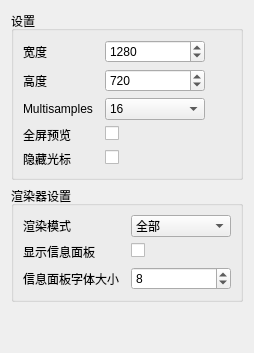
      <widget class="QWidget" name="tabWindow">
       <attribute name="title">
        <string>窗口</string>
       </attribute>
       <layout class="QVBoxLayout" name="verticalLayout_4">
        <item>
         <widget class="QGroupBox" name="groupBox_9">
          <property name="sizePolicy">
           <sizepolicy hsizetype="Preferred" vsizetype="Maximum">
            <horstretch>0</horstretch>
            <verstretch>0</verstretch>
           </sizepolicy>
          </property>
          <property name="title">
           <string>设置</string>
          </property>
          <layout class="QFormLayout" name="formLayout_8">
           <property name="fieldGrowthPolicy">
            <enum>QFormLayout::AllNonFixedFieldsGrow</enum>
           </property>
           <property name="labelAlignment">
            <set>Qt::AlignLeading|Qt::AlignLeft|Qt::AlignVCenter</set>
           </property>
           <property name="formAlignment">
            <set>Qt::AlignLeading|Qt::AlignLeft|Qt::AlignTop</set>
           </property>
           <property name="horizontalSpacing">
            <number>12</number>
           </property>
           <item row="0" column="0">
            <widget class="QLabel" name="label_6">
             <property name="sizePolicy">
              <sizepolicy hsizetype="Preferred" vsizetype="Preferred">
               <horstretch>0</horstretch>
               <verstretch>0</verstretch>
              </sizepolicy>
             </property>
             <property name="minimumSize">
              <size>
               <width>0</width>
               <height>0</height>
              </size>
             </property>
             <property name="maximumSize">
              <size>
               <width>16777215</width>
               <height>16777215</height>
              </size>
             </property>
             <property name="text">
              <string>宽度</string>
             </property>
            </widget>
           </item>
           <item row="0" column="1">
            <widget class="QSpinBox" name="spinBoxWindowWidth">
             <property name="sizePolicy">
              <sizepolicy hsizetype="Preferred" vsizetype="Fixed">
               <horstretch>0</horstretch>
               <verstretch>0</verstretch>
              </sizepolicy>
             </property>
             <property name="minimumSize">
              <size>
               <width>100</width>
               <height>0</height>
              </size>
             </property>
             <property name="maximumSize">
              <size>
               <width>100</width>
               <height>16777215</height>
              </size>
             </property>
             <property name="toolTip">
              <string>视频宽度</string>
             </property>
             <property name="minimum">
              <number>1</number>
             </property>
             <property name="maximum">
              <number>99999</number>
             </property>
             <property name="singleStep">
              <number>10</number>
             </property>
             <property name="value">
              <number>1280</number>
             </property>
            </widget>
           </item>
           <item row="1" column="0">
            <widget class="QLabel" name="label_7">
             <property name="sizePolicy">
              <sizepolicy hsizetype="Preferred" vsizetype="Preferred">
               <horstretch>0</horstretch>
               <verstretch>0</verstretch>
              </sizepolicy>
             </property>
             <property name="minimumSize">
              <size>
               <width>0</width>
               <height>0</height>
              </size>
             </property>
             <property name="maximumSize">
              <size>
               <width>16777215</width>
               <height>16777215</height>
              </size>
             </property>
             <property name="text">
              <string>高度</string>
             </property>
            </widget>
           </item>
           <item row="1" column="1">
            <widget class="QSpinBox" name="spinBoxWindowHeight">
             <property name="sizePolicy">
              <sizepolicy hsizetype="Preferred" vsizetype="Fixed">
               <horstretch>0</horstretch>
               <verstretch>0</verstretch>
              </sizepolicy>
             </property>
             <property name="minimumSize">
              <size>
               <width>100</width>
               <height>0</height>
              </size>
             </property>
             <property name="maximumSize">
              <size>
               <width>100</width>
               <height>16777215</height>
              </size>
             </property>
             <property name="toolTip">
              <string>视频高度</string>
             </property>
             <property name="minimum">
              <number>1</number>
             </property>
             <property name="maximum">
              <number>99999</number>
             </property>
             <property name="singleStep">
              <number>10</number>
             </property>
             <property name="value">
              <number>720</number>
             </property>
            </widget>
           </item>
           <item row="2" column="0">
            <widget class="QLabel" name="label_8">
             <property name="sizePolicy">
              <sizepolicy hsizetype="Preferred" vsizetype="Preferred">
               <horstretch>0</horstretch>
               <verstretch>0</verstretch>
              </sizepolicy>
             </property>
             <property name="minimumSize">
              <size>
               <width>0</width>
               <height>0</height>
              </size>
             </property>
             <property name="maximumSize">
              <size>
               <width>16777215</width>
               <height>16777215</height>
              </size>
             </property>
             <property name="text">
              <string>Multisamples</string>
             </property>
            </widget>
           </item>
           <item row="2" column="1">
            <widget class="QComboBox" name="comboBoxWindowMultisamples">
             <property name="sizePolicy">
              <sizepolicy hsizetype="Preferred" vsizetype="Fixed">
               <horstretch>0</horstretch>
               <verstretch>0</verstretch>
              </sizepolicy>
             </property>
             <property name="minimumSize">
              <size>
               <width>100</width>
               <height>0</height>
              </size>
             </property>
             <property name="maximumSize">
              <size>
               <width>100</width>
               <height>16777215</height>
              </size>
             </property>
             <property name="toolTip">
              <string>Number of multisamples used to smooth the rendering output</string>
             </property>
             <property name="editable">
              <bool>false</bool>
             </property>
             <property name="currentIndex">
              <number>4</number>
             </property>
             <item>
              <property name="text">
               <string>0</string>
              </property>
             </item>
             <item>
              <property name="text">
               <string>2</string>
              </property>
             </item>
             <item>
              <property name="text">
               <string>4</string>
              </property>
             </item>
             <item>
              <property name="text">
               <string>8</string>
              </property>
             </item>
             <item>
              <property name="text">
               <string>16</string>
              </property>
             </item>
            </widget>
           </item>
           <item row="3" column="0">
            <widget class="QLabel" name="label_9">
             <property name="sizePolicy">
              <sizepolicy hsizetype="Preferred" vsizetype="Preferred">
               <horstretch>0</horstretch>
               <verstretch>0</verstretch>
              </sizepolicy>
             </property>
             <property name="minimumSize">
              <size>
               <width>0</width>
               <height>0</height>
              </size>
             </property>
             <property name="maximumSize">
              <size>
               <width>16777215</width>
               <height>16777215</height>
              </size>
             </property>
             <property name="text">
              <string>全屏预览</string>
             </property>
            </widget>
           </item>
           <item row="3" column="1">
            <widget class="QCheckBox" name="checkBoxWindowFullscreen">
             <property name="sizePolicy">
              <sizepolicy hsizetype="Preferred" vsizetype="Fixed">
               <horstretch>0</horstretch>
               <verstretch>0</verstretch>
              </sizepolicy>
             </property>
             <property name="minimumSize">
              <size>
               <width>100</width>
               <height>0</height>
              </size>
             </property>
             <property name="maximumSize">
              <size>
               <width>100</width>
               <height>16777215</height>
              </size>
             </property>
             <property name="toolTip">
              <string>是否全屏打开窗口</string>
             </property>
             <property name="text">
              <string/>
             </property>
            </widget>
           </item>
           <item row="4" column="0">
            <widget class="QLabel" name="label_10">
             <property name="sizePolicy">
              <sizepolicy hsizetype="Preferred" vsizetype="Preferred">
               <horstretch>0</horstretch>
               <verstretch>0</verstretch>
              </sizepolicy>
             </property>
             <property name="minimumSize">
              <size>
               <width>0</width>
               <height>0</height>
              </size>
             </property>
             <property name="maximumSize">
              <size>
               <width>16777215</width>
               <height>16777215</height>
              </size>
             </property>
             <property name="text">
              <string>隐藏光标</string>
             </property>
            </widget>
           </item>
           <item row="4" column="1">
            <widget class="QCheckBox" name="checkBoxWindowHideCursor">
             <property name="sizePolicy">
              <sizepolicy hsizetype="Preferred" vsizetype="Fixed">
               <horstretch>0</horstretch>
               <verstretch>0</verstretch>
              </sizepolicy>
             </property>
             <property name="minimumSize">
              <size>
               <width>100</width>
               <height>0</height>
              </size>
             </property>
             <property name="maximumSize">
              <size>
               <width>100</width>
               <height>16777215</height>
              </size>
             </property>
             <property name="toolTip">
              <string>是否在窗口上隐藏光标</string>
             </property>
             <property name="text">
              <string/>
             </property>
            </widget>
           </item>
          </layout>
         </widget>
        </item>
        <item>
         <widget class="QGroupBox" name="groupBox_18">
          <property name="title">
           <string>渲染器设置</string>
          </property>
          <layout class="QFormLayout" name="formLayout_16">
           <property name="fieldGrowthPolicy">
            <enum>QFormLayout::AllNonFixedFieldsGrow</enum>
           </property>
           <property name="labelAlignment">
            <set>Qt::AlignLeading|Qt::AlignLeft|Qt::AlignVCenter</set>
           </property>
           <property name="formAlignment">
            <set>Qt::AlignLeading|Qt::AlignLeft|Qt::AlignTop</set>
           </property>
           <property name="horizontalSpacing">
            <number>12</number>
           </property>
           <item row="0" column="0">
            <widget class="QLabel" name="label_71">
             <property name="sizePolicy">
              <sizepolicy hsizetype="Preferred" vsizetype="Preferred">
               <horstretch>0</horstretch>
               <verstretch>0</verstretch>
              </sizepolicy>
             </property>
             <property name="minimumSize">
              <size>
               <width>0</width>
               <height>0</height>
              </size>
             </property>
             <property name="maximumSize">
              <size>
               <width>16777215</width>
               <height>16777215</height>
              </size>
             </property>
             <property name="text">
              <string>渲染模式</string>
             </property>
            </widget>
           </item>
           <item row="0" column="1">
            <widget class="QComboBox" name="comboBoxRendererRenderMode">
             <property name="sizePolicy">
              <sizepolicy hsizetype="Preferred" vsizetype="Fixed">
               <horstretch>0</horstretch>
               <verstretch>0</verstretch>
              </sizepolicy>
             </property>
             <property name="minimumSize">
              <size>
               <width>100</width>
               <height>0</height>
              </size>
             </property>
             <property name="maximumSize">
              <size>
               <width>100</width>
               <height>16777215</height>
              </size>
             </property>
             <property name="toolTip">
              <string>选择渲染模式</string>
             </property>
             <property name="editable">
              <bool>false</bool>
             </property>
             <property name="currentIndex">
              <number>0</number>
             </property>
             <item>
              <property name="text">
               <string>全部</string>
              </property>
             </item>
             <item>
              <property name="text">
               <string>地图</string>
              </property>
             </item>
             <item>
              <property name="text">
               <string>视频</string>
              </property>
             </item>
            </widget>
           </item>
           <item row="1" column="0">
            <widget class="QLabel" name="label_19">
             <property name="sizePolicy">
              <sizepolicy hsizetype="Preferred" vsizetype="Preferred">
               <horstretch>0</horstretch>
               <verstretch>0</verstretch>
              </sizepolicy>
             </property>
             <property name="minimumSize">
              <size>
               <width>0</width>
               <height>0</height>
              </size>
             </property>
             <property name="maximumSize">
              <size>
               <width>16777215</width>
               <height>16777215</height>
              </size>
             </property>
             <property name="text">
              <string>显示信息面板</string>
             </property>
            </widget>
           </item>
           <item row="1" column="1">
            <widget class="QCheckBox" name="checkBoxRendererShowInfoPanel">
             <property name="sizePolicy">
              <sizepolicy hsizetype="Preferred" vsizetype="Fixed">
               <horstretch>0</horstretch>
               <verstretch>0</verstretch>
              </sizepolicy>
             </property>
             <property name="minimumSize">
              <size>
               <width>100</width>
               <height>0</height>
              </size>
             </property>
             <property name="maximumSize">
              <size>
               <width>100</width>
               <height>16777215</height>
              </size>
             </property>
             <property name="toolTip">
              <string>是否显示信息面板(fps等信息)</string>
             </property>
             <property name="text">
              <string/>
             </property>
            </widget>
           </item>
           <item row="2" column="0">
            <widget class="QLabel" name="label_72">
             <property name="sizePolicy">
              <sizepolicy hsizetype="Preferred" vsizetype="Preferred">
               <horstretch>0</horstretch>
               <verstretch>0</verstretch>
              </sizepolicy>
             </property>
             <property name="minimumSize">
              <size>
               <width>0</width>
               <height>0</height>
              </size>
             </property>
             <property name="maximumSize">
              <size>
               <width>16777215</width>
               <height>16777215</height>
              </size>
             </property>
             <property name="text">
              <string>信息面板字体大小</string>
             </property>
            </widget>
           </item>
           <item row="2" column="1">
            <widget class="QSpinBox" name="spinBoxRendererInfoPanelFontSize">
             <property name="sizePolicy">
              <sizepolicy hsizetype="Preferred" vsizetype="Fixed">
               <horstretch>0</horstretch>
               <verstretch>0</verstretch>
              </sizepolicy>
             </property>
             <property name="minimumSize">
              <size>
               <width>100</width>
               <height>0</height>
              </size>
             </property>
             <property name="maximumSize">
              <size>
               <width>100</width>
               <height>16777215</height>
              </size>
             </property>
             <property name="toolTip">
              <string>信息面板中使用的字体大小</string>
             </property>
             <property name="minimum">
              <number>1</number>
             </property>
             <property name="maximum">
              <number>99999</number>
             </property>
             <property name="singleStep">
              <number>1</number>
             </property>
             <property name="value">
              <number>8</number>
             </property>
            </widget>
           </item>
          </layout>
         </widget>
        </item>
        <item>
         <spacer name="verticalSpacer">
          <property name="orientation">
           <enum>Qt::Vertical</enum>
          </property>
          <property name="sizeHint" stdset="0">
           <size>
            <width>20</width>
            <height>40</height>
           </size>
          </property>
         </spacer>
        </item>
       </layout>
      </widget>
